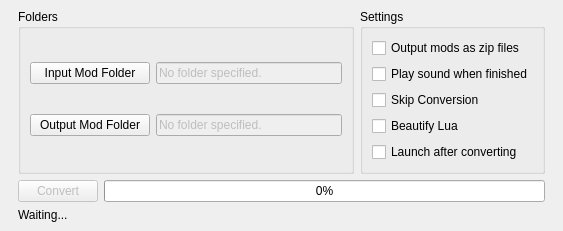
<?xml version="1.0" encoding="UTF-8"?>
<ui version="4.0">
 <class>MainWindow</class>
 <widget class="QMainWindow" name="MainWindow">
  <property name="geometry">
   <rect>
    <x>0</x>
    <y>0</y>
    <width>563</width>
    <height>213</height>
   </rect>
  </property>
  <property name="sizePolicy">
   <sizepolicy hsizetype="Fixed" vsizetype="Fixed">
    <horstretch>0</horstretch>
    <verstretch>0</verstretch>
   </sizepolicy>
  </property>
  <property name="acceptDrops">
   <bool>true</bool>
  </property>
  <property name="windowTitle">
   <string>CCCP Mod Conversion Tool</string>
  </property>
  <property name="windowIcon">
   <iconset resource="icon.qrc">
    <normaloff>:/icon/legacy-mod-converter.ico</normaloff>:/icon/legacy-mod-converter.ico</iconset>
  </property>
  <property name="statusTip">
   <string>Waiting...</string>
  </property>
  <property name="toolButtonStyle">
   <enum>Qt::ToolButtonIconOnly</enum>
  </property>
  <property name="animated">
   <bool>false</bool>
  </property>
  <widget class="QWidget" name="centralwidget">
   <property name="sizePolicy">
    <sizepolicy hsizetype="Preferred" vsizetype="Preferred">
     <horstretch>0</horstretch>
     <verstretch>0</verstretch>
    </sizepolicy>
   </property>
   <layout class="QVBoxLayout" name="verticalLayout_2">
    <property name="spacing">
     <number>6</number>
    </property>
    <property name="leftMargin">
     <number>18</number>
    </property>
    <property name="topMargin">
     <number>9</number>
    </property>
    <property name="rightMargin">
     <number>18</number>
    </property>
    <property name="bottomMargin">
     <number>9</number>
    </property>
    <item>
     <layout class="QHBoxLayout" name="options_layout">
      <item>
       <widget class="QGroupBox" name="folders_box">
        <property name="title">
         <string>Folders</string>
        </property>
        <layout class="QVBoxLayout" name="verticalLayout_3">
         <item>
          <layout class="QHBoxLayout" name="input_layout">
           <item>
            <widget class="QPushButton" name="input_folder_picker">
             <property name="sizePolicy">
              <sizepolicy hsizetype="Maximum" vsizetype="Fixed">
               <horstretch>0</horstretch>
               <verstretch>0</verstretch>
              </sizepolicy>
             </property>
             <property name="minimumSize">
              <size>
               <width>120</width>
               <height>0</height>
              </size>
             </property>
             <property name="toolTip">
              <string>Where the mods to convert are located.</string>
             </property>
             <property name="text">
              <string>Input Mod Folder</string>
             </property>
            </widget>
           </item>
           <item>
            <widget class="QLineEdit" name="input_folder_label">
             <property name="enabled">
              <bool>false</bool>
             </property>
             <property name="text">
              <string>No folder specified.</string>
             </property>
             <property name="dragEnabled">
              <bool>true</bool>
             </property>
            </widget>
           </item>
          </layout>
         </item>
         <item>
          <layout class="QHBoxLayout" name="output_layout">
           <item>
            <widget class="QPushButton" name="output_folder_picker">
             <property name="sizePolicy">
              <sizepolicy hsizetype="Maximum" vsizetype="Fixed">
               <horstretch>0</horstretch>
               <verstretch>0</verstretch>
              </sizepolicy>
             </property>
             <property name="minimumSize">
              <size>
               <width>120</width>
               <height>0</height>
              </size>
             </property>
             <property name="toolTip">
              <string>Where the mods will be onced converted.</string>
             </property>
             <property name="text">
              <string>Output Mod Folder</string>
             </property>
            </widget>
           </item>
           <item>
            <widget class="QLineEdit" name="output_folder_label">
             <property name="enabled">
              <bool>false</bool>
             </property>
             <property name="text">
              <string>No folder specified.</string>
             </property>
             <property name="dragEnabled">
              <bool>true</bool>
             </property>
            </widget>
           </item>
          </layout>
         </item>
        </layout>
       </widget>
      </item>
      <item>
       <widget class="QGroupBox" name="settings_box">
        <property name="maximumSize">
         <size>
          <width>200</width>
          <height>16777215</height>
         </size>
        </property>
        <property name="title">
         <string>Settings</string>
        </property>
        <layout class="QVBoxLayout" name="verticalLayout_4">
         <item>
          <widget class="QCheckBox" name="output_zips">
           <property name="text">
            <string>Output mods as zip files</string>
           </property>
          </widget>
         </item>
         <item>
          <widget class="QCheckBox" name="play_finish_sound">
           <property name="text">
            <string>Play sound when finished</string>
           </property>
          </widget>
         </item>
         <item>
          <widget class="QCheckBox" name="skip_convert">
           <property name="enabled">
            <bool>true</bool>
           </property>
           <property name="text">
            <string>Skip Conversion</string>
           </property>
          </widget>
         </item>
         <item>
          <widget class="QCheckBox" name="beautify_lua">
           <property name="text">
            <string>Beautify Lua</string>
           </property>
          </widget>
         </item>
         <item>
          <widget class="QCheckBox" name="launch_on_finish">
           <property name="mouseTracking">
            <bool>false</bool>
           </property>
           <property name="focusPolicy">
            <enum>Qt::NoFocus</enum>
           </property>
           <property name="toolTip">
            <string extracomment="Launch Cortex Command if it's located in the Output folder."/>
           </property>
           <property name="statusTip">
            <string>Launch Cortex Command.exe if it exists in the output folder.</string>
           </property>
           <property name="text">
            <string>Launch after converting</string>
           </property>
          </widget>
         </item>
        </layout>
       </widget>
      </item>
     </layout>
    </item>
    <item>
     <layout class="QHBoxLayout" name="horizontalLayout_17">
      <item>
       <widget class="QPushButton" name="convert_button">
        <property name="enabled">
         <bool>false</bool>
        </property>
        <property name="text">
         <string>Convert</string>
        </property>
       </widget>
      </item>
      <item>
       <widget class="QProgressBar" name="convert_progress_bar">
        <property name="enabled">
         <bool>true</bool>
        </property>
        <property name="value">
         <number>0</number>
        </property>
        <property name="invertedAppearance">
         <bool>false</bool>
        </property>
        <property name="textDirection">
         <enum>QProgressBar::TopToBottom</enum>
        </property>
       </widget>
      </item>
     </layout>
    </item>
    <item>
     <widget class="QLabel" name="statusLabel">
      <property name="text">
       <string>Waiting...</string>
      </property>
     </widget>
    </item>
   </layout>
  </widget>
 </widget>
 <resources>
  <include location="icon.qrc"/>
 </resources>
 <connections/>
</ui>
